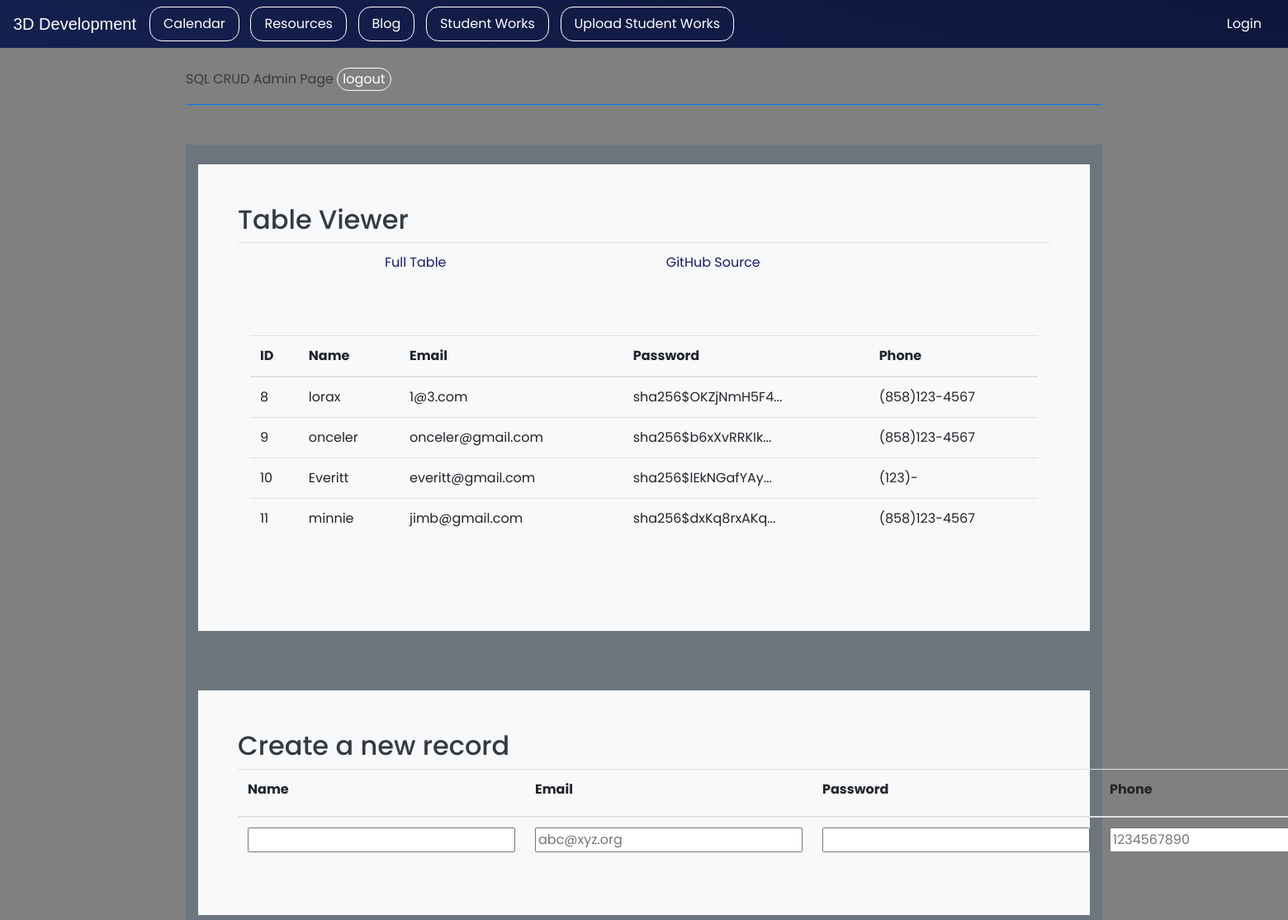
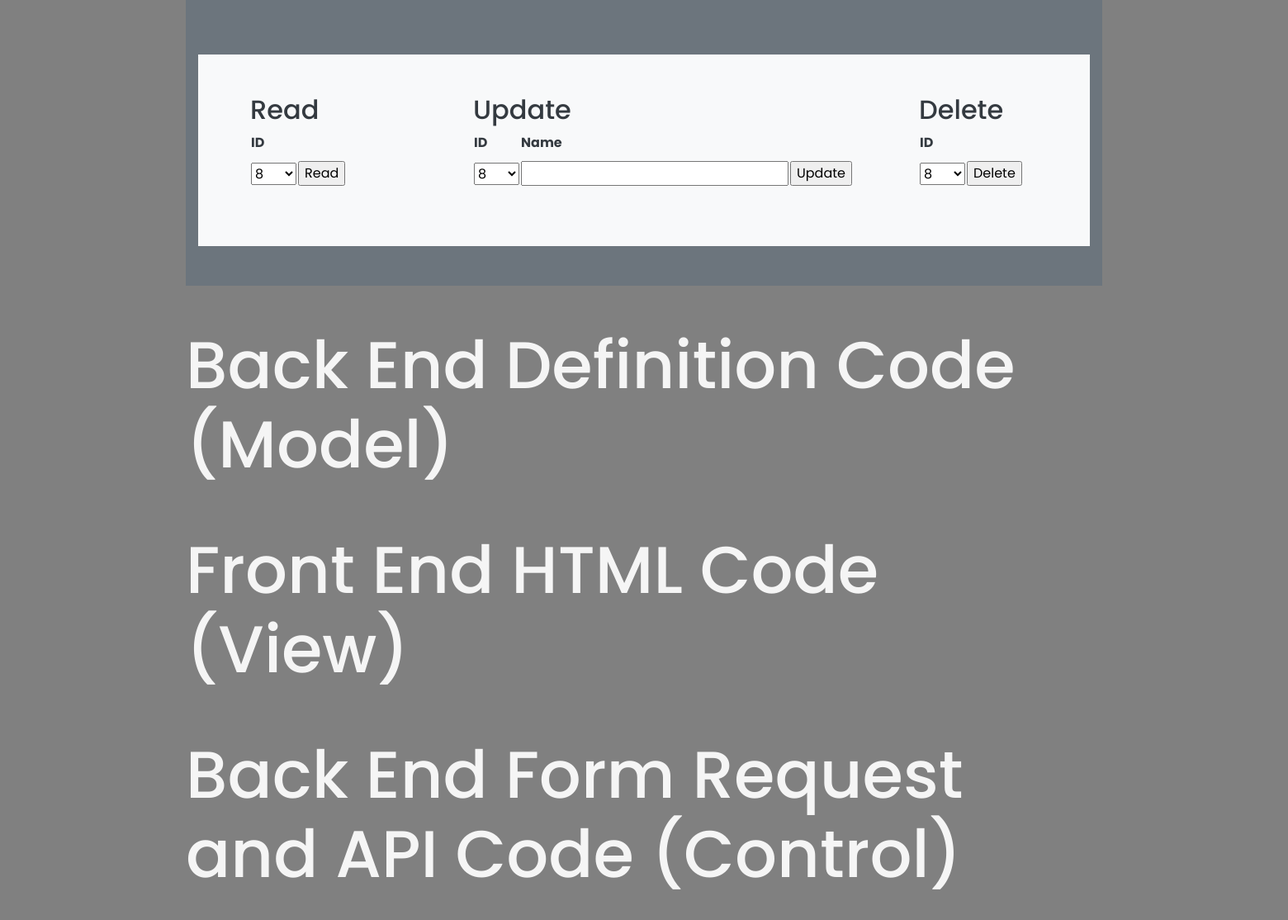
Screenshot of /crud/ (signed in) with the database file from the repository (2 pictures, top to bottom).
### cruddy/model.py (models this page shows, shortened)
class Users(UserMixin, db.Model):
    userID = db.Column(db.Integer, primary_key=True)
    name = db.Column(db.String(255), unique=False, nullable=False)
    email = db.Column(db.String(255), unique=True, nullable=False)
    password = db.Column(db.String(255), unique=False, nullable=False)
    phone = db.Column(db.String(255), unique=False, nullable=False)
    def read(self):
        return {
            "userID": self.userID,
            "name": self.name,
            "email": self.email,
            "password": self.password,
            "phone": self.phone,
            "query": "by_alc"  # This is for fun, a little watermark
        }

### cruddy/app_crud.py (the view)
@app_crud.route('/')
@login_required  # Flask-Login uses this decorator to restrict acess to logged in users
def crud():
    return render_template("crud.html", table=users_all())

### cruddy/query.py (called while the page is built)
def users_all():
    return users_all_alc()

def users_all_alc():
    table = Users.query.all()
    json_ready = [peep.read() for peep in table]
    return json_ready

@login_manager.user_loader
def user_loader(user_id):
    if user_id is not None:
        return Users.query.get(user_id)
    return None

### cruddy/templates/cruddy/crud.html (shortened to what this page needs)
<!DOCTYPE html>
{% extends "layouts/base.html" %}
{% block body %}
    <div class="container py-4">
        <header class="pb-3 m
        b-4 border-bottom border-primary text-dark">
            <span class="fs-4">SQL CRUD Admin Page</span>
            <button class="nav-item" onclick="location.href='http://127.0.0.1:5222/crud/logout'" type="button"> logout</button>
        </header>
    </div>
    <div class="container py-4 text-light">
        <div class="container bg-secondary py-4">
            <div class="p-5 mb-4 bg-light text-dark rounded-3">
                <h2>Table Viewer</h2>
                <div class="row align-items-md-stretch">
                    <table class="table">
                        <tbody>
                        <tr>
                            <td></td>
                            <td></td>
                            <td><a href={{url_for('crud.crud')}}>Full Table </a></td>
                            <td><a href="https://github.com/nighthawkcoders/nighthawk_csp/tree/master/crud">GitHub Source</a></td>
                        </tr>
                        </tbody>
                    </table>
                </div>
                <div class="row align-items-md-stretch">
                    <div class="container-fluid py-5">
                        <table class="table">
                            <thead>
                            <tr>
                                <th>ID</th>
                                <th>Name</th>
                                <th>Email</th>
                                <th>Password</th>
                                <th>Phone</th>
                            </tr>
                            </thead>
                            <tbody>
                            {% for row in table %}
                                {% set pn = "" ~ row['phone'] %}
                                {% set pnf = "(" ~ pn[0:3] ~ ")" ~ pn[3:6] ~ "-" ~ pn[6:10] %}
                                <tr>
                                    <td>{{ row['userID'] }}</td>
                                    <td>{{ row['name'] }}</td>
                                    <td>{{ row['email'] }}</td>
                                    <td>{{ row['password'] | truncate(20) }}</td>
                                    <td>{{ pnf }}</td>
                                </tr>
                            {% endfor %}
                            </tbody>
                        </table>
                    </div>
                </div>
            </div>
        </div>
        <div class="container bg-secondary py-4">
            <div class="p-5 mb-4 bg-light text-dark rounded-3">
                <h2>Create a new record</h2>
                <form method="POST" ID="create" action={{url_for('crud.create')}} >
                    <table class="table">
                        <thead>
                        <tr>
                            <th><label for="name">Name</label></th>
                            <th><label for="email">Email</label></th>
                            <th><label for="password">Password</label></th>
                            <th><label for="phone">Phone</label></th>
                        </tr>
                        </thead>
                        <tbody>
                        <tr>
                            <td><input type="text" name="name" id="name" required></td>
                            <td><input type="email" name="email" id="email" placeholder="abc@xyz.org" required></td>
                            <td><input type="password" name="password" id="password" required></td>
                            <td><input type="tel" name="phone" id="phone" pattern="[0-9]{10}" placeholder="1234567890" required></td>
                        </tr>
                        </tbody>
                    </table>
                </form>
            </div>
        </div>
        <div class="container bg-secondary py-4">
            <div class="row mb-4 bg-light text-dark rounded-3">
                <div class="col-md-3">
                    <div class="p-5 mb-4 bg-light text-dark rounded-3">
                        <h2>Read</h2>
                        <form method="POST" ID="read" action={{url_for('crud.read')}} >
                            <table id="read_table">
                                <tr><th><label for="read_userid">ID</label></th></tr>
                                <tr>
                                    <td>
                                        <select name="userid" id="read_userid">
                                            <optgroup label="userid">
                                                {% for row in table %}
                                                    <option label="{{ row['userID'] }}">{{ row['userID'] }}</option>
                                                {% endfor %}
                                            </optgroup>
                                        </select>
                                    </td>
                                    <td>
                                        <input type="submit" value="Read">
                                    </td>
                                </tr>
                            </table>
                        </form>
                    </div>
                </div>
                <div class="col-md-6">
                    <div class="p-5 mb-4 bg-light text-dark rounded-3">
                        <h2>Update</h2>
                        <form method="POST" ID="update" action={{url_for('crud.update')}} >
                            <table id="update_table">
                                <tr>
                                    <th><label for="update_userid">ID</label></th>
                                    <th><label for="update_name">Name</label></th>
                                </tr>
                                <tr>
                                    <td>
                                        <select name="userid" id="update_userid">
                                            <optgroup label="userid">
                                                {% for row in table %}
                                                    <option label="{{ row['userID'] }}">{{ row['userID'] }}</option>
                                                {% endfor %}
                                            </optgroup>
                                        </select>
                                    </td>
                                    <td><input type="text" name="name" id="update_name" required></td>
                                    <td><input type="submit" value="Update"></td>
                                </tr>
                            </table>
                        </form>
                    </div>
                </div>
                <div class="col-md-3">
                    <div class="p-5 mb-4 bg-light text-dark rounded-3">
                        <h2>Delete</h2>
                        <form method="POST" ID="read" action={{url_for('crud.delete')}} >
                            <table id="read_table">
                                <tr><th><label for="delete_userid">ID</label></th></tr>
                                <tr>
                                    <td>
                                        <select name="userid" id="delete_userid">
                                            <optgroup label="userid">
                                                {% for row in table %}
                                                    <option label="{{ row['userID'] }}">{{ row['userID'] }}</option>
                                                {% endfor %}
                                            </optgroup>
                                        </select>
                                    </td>
                                    <td><input type="submit" value="Delete"></td>
                                </tr>
                            </table>
                        </form>
                    </div>
                </div>
            </div>
        </div>
    </div>
    <div class="container py-4">
        <h1 id="BE-MODEL">Back End Definition Code (Model) </h1>
    </div>
    <div class="container py-4">
        <h1 id="FE-VIEW">Front End HTML Code (View) </h1>
    </div>
    <div class="container py-4">
        <h1 id="BE-CONTROL">Back End Form Request and API Code (Control)</h1>
    </div>
{% endblock %}

### templates/layouts/base.html (style rules this page uses)
:root { --white: whitesmoke; --black: black; --grey: grey; }
html, body { margin: 0; height: 100%; animation: fadein 2s; -moz-animation: fadein 2s; -webkit-animation: fadein 2s; -o-animation: fadein 2s; background-color: var(--grey); color: var(--white); }
h1 { font-size: 5em; }
a { color: midnightblue; }
.row { margin: auto; }

### templates/layouts/navbar.html (style rules this page uses)
body { font-family: 'Poppins', sans-serif; }

### rows the page displays
Users: userID "8", name "lorax", email "1@3.com", password "sha256$OKZjNmH5F4...", pnf "(858)123-4567"
Users: userID "9", name "onceler", email "onceler@gmail.com", password "sha256$b6xXvRRKIk...", pnf "(858)123-4567"
Users: userID "10", name "Everitt", email "everitt@gmail.com", password "sha256$lEkNGafYAy...", pnf "(123)-"
Users: userID "11", name "minnie", email "jimb@gmail.com", password "sha256$dxKq8rxAKq...", pnf "(858)123-4567"

### other values shown
form field userid "8"
